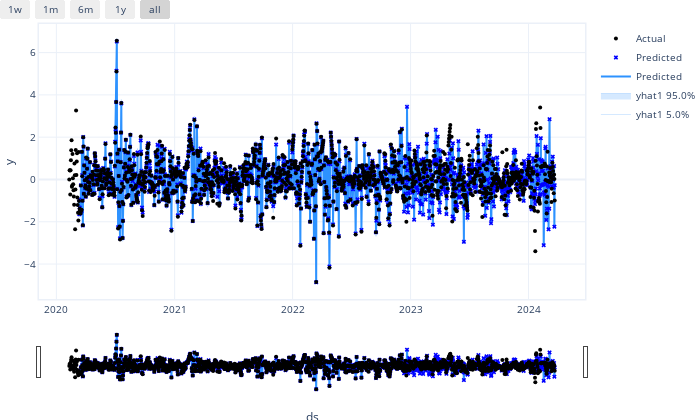

The cell this chart's notebook holds for it:
### Code cell
m.highlight_nth_step_ahead_of_each_forecast(1).plot(
    cfm_forecast,
    df_name=symbol,
    plotting_backend="plotly"
)

### Figure 1 — Plotly figure (JSON) as saved in the notebook; plotly's stock layout.template omitted (floating-point values rounded to 4 significant figures; data arrays with more than 128 entries replaced by an {"elided": "..."} marker saying what was removed)
{"data": [{"fillcolor": "rgba(45, 146, 255, 0.2)", "line": {"color": "rgba(45, 146, 255, 0.2)", "width": 1}, "mode": "lines", "name": "yhat1 5.0%", "type": "scatter", "x": {"elided": "1503 str values"}, "y": {"elided": "1503 float values"}}, {"fill": "tonexty", "fillcolor": "rgba(45, 146, 255, 0.2)", "line": {"color": "rgba(45, 146, 255, 0.2)", "width": 1}, "mode": "lines", "name": "yhat1 95.0%", "type": "scatter", "x": {"elided": "1503 str values"}, "y": {"elided": "1503 float values"}}, {"line": {"color": "#2d92ff", "width": 2}, "mode": "lines", "name": "Predicted", "type": "scatter", "x": {"elided": "1503 str values"}, "y": {"elided": "1503 float values"}}, {"marker": {"color": "blue", "size": 4, "symbol": "x"}, "mode": "markers", "name": "Predicted", "type": "scatter", "x": {"elided": "1503 str values"}, "y": {"elided": "1503 float values"}}, {"marker": {"color": "black", "size": 4}, "mode": "markers", "name": "Actual", "type": "scatter", "x": {"elided": "1503 str values"}, "y": {"elided": "1503 float values"}}], "layout": {"autosize": true, "font": {"size": 10}, "height": 420, "hovermode": "x unified", "margin": {"b": 0, "l": 0, "pad": 0, "r": 10, "t": 10}, "showlegend": true, "title": {"font": {"size": 12}}, "width": 700, "xaxis": {"linewidth": 1.5, "mirror": true, "rangeselector": {"buttons": [{"count": 7, "label": "1w", "step": "day", "stepmode": "backward"}, {"count": 1, "label": "1m", "step": "month", "stepmode": "backward"}, {"count": 6, "label": "6m", "step": "month", "stepmode": "backward"}, {"count": 1, "label": "1y", "step": "year", "stepmode": "backward"}, {"step": "all"}]}, "rangeslider": {"visible": true}, "showline": true, "title": {"text": "ds"}, "type": "date"}, "yaxis": {"linewidth": 1.5, "mirror": true, "showline": true, "title": {"text": "y"}}}}
